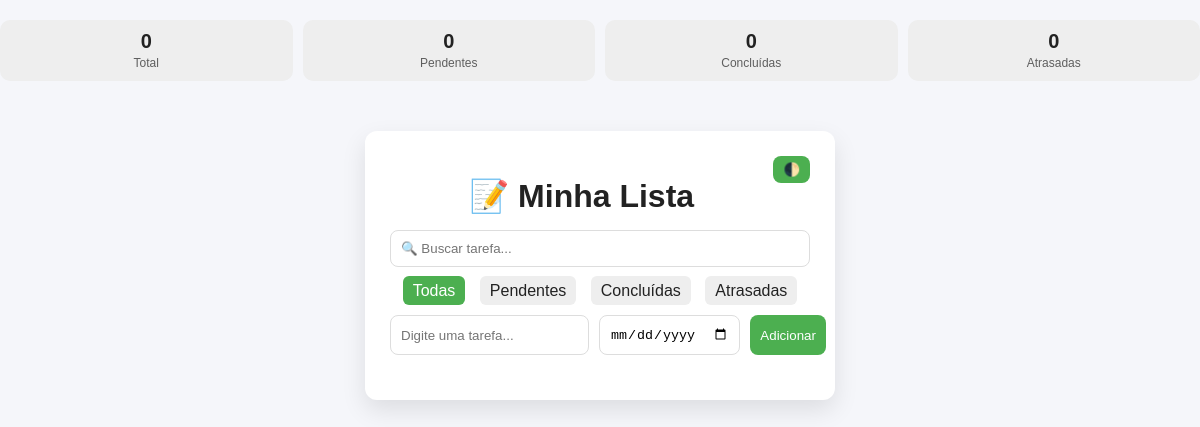
The app's page /, older data.
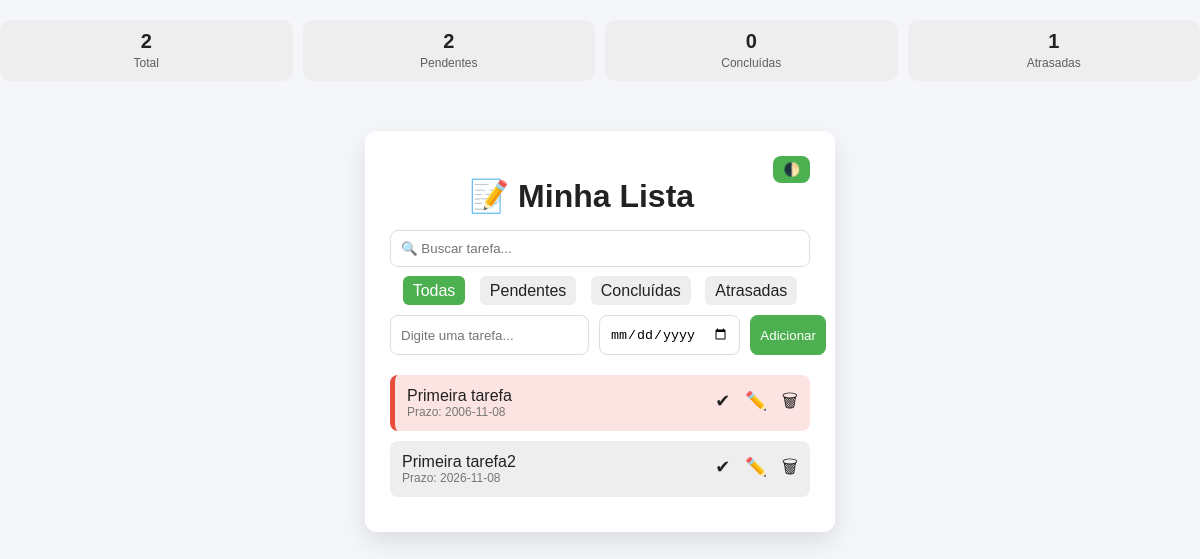
The same page, newer data.
### tables this page shows
CREATE TABLE tasks (
	id INTEGER PRIMARY KEY AUTOINCREMENT,
	title TEXT,
	done INTEGER
, deadline TEXT);

### app.py (the view)
@app.route('/')
def index():
    filtro = request.args.get("filtro", "todas")
    busca = request.args.get("busca", "").lower()
    db = get_db()
    tasks = db.execute("SELECT * FROM tasks").fetchall()
    today = date.today()
    tasks_filtradas = []
    for task in tasks:
        deadline = task[3]
        done = task[2]
        title = task[1].lower()
        if busca and busca not in title:
            continue
        overdue = False
        if deadline:
            task_date = date.fromisoformat(deadline)
            if task_date < today and done == 0:
                overdue = True
        if filtro == "pendentes" and done:
            continue
        elif filtro == "concluídas" and not done:
            continue
        elif filtro == "atrasadas" and not overdue:
            continue
        tasks_filtradas.append({
            "id": task[0],
            "title": task[1],
            "done": done,
            "deadline": deadline,
            "overdue": overdue,
        })
    total = len(tasks_filtradas)
    pendentes = len([task for task in tasks_filtradas if not task["done"]])
    concluidas = len([task for task in tasks_filtradas if task["done"]])
    atrasadas = len([task for task in tasks_filtradas if task["overdue"]])
    return render_template(
        "index.html",
        tasks=tasks_filtradas,
        filtro=filtro,
        busca=busca,
        total=total,
        pendentes=pendentes,
        concluidas=concluidas,
        atrasadas=atrasadas
    )

### app.py (called while the page is built)
def get_db():
    return sqlite3.connect("database.db")

### templates/index.html (shortened to what this page needs)
<!DOCTYPE html>
<html lang="pt-br">
<head>
    <div class="stats">
        <div class="card">
            <strong>{{ total }}</strong>
            <span>Total</span>
        </div>
        <div class="card">
            <strong>{{ pendentes }}</strong>
            <span>Pendentes</span>
        </div>
        <div class="card">
            <strong>{{ concluidas }}</strong>
            <span>Concluídas</span>
        </div>
        <div class="card">
            <strong>{{ atrasadas }}</strong>
            <span>Atrasadas</span>
        </div>
    </div>
    <link rel="stylesheet" href="{{ url_for('static', filename='style.css') }}">
</head>
<body>
<div class="container">
    <button class="theme-btn" onclick="toggleTheme()">🌓</button>
    <h1>📝 Minha Lista</h1>
     <form method="GET" class="busca-form">
        <input
            type="text"
            name="busca"
            placeholder="🔍 Buscar tarefa..."
            value="{{ busca }}"
        >
     </form>
    <div class="filtros">
        <a href="/?filtro=todas" class="{% if filtro == 'todas' %}ativo{% endif %}">Todas</a>
        <a href="/?filtro=pendentes" class="{% if filtro == 'pendentes' %}ativo{% endif %}">Pendentes</a>
        <a href="/?filtro=concluidas" class="{% if filtro == 'concluidas' %}ativo{% endif %}">Concluídas</a>
        <a href="/?filtro=atrasadas" class="{% if filtro == 'atrasadas' %}ativo{% endif %}">Atrasadas</a>
    </div>
    <form action="/add" method="POST">
        <input type="text" name="task" placeholder="Digite uma tarefa..." required>
        <input type="date" name="deadline">
        <button type="submit">Adicionar</button>
    </form>
    <ul>
        {% for task in tasks %}
            <li class="
                {% if task.overdue %}overdue{% endif %}
            ">
                <div>
                    <span>{{ task.title }}</span>
                    {% if task.deadline %}
                        <small>Prazo: {{ task.deadline }}</small>
                    {% endif %}
                </div>
                <div class="actions">
                    {% if not task.done %}
                        <a href="/done/{{ task.id }}">✔</a>
                    {% endif %}
                    <a href="/edit/{{ task.id }}">✏️</a>
                    <a href="/delete/{{ task.id }}">🗑</a>
                </div>
            </li>
        {% endfor %}
    </ul>
</div>
</body>
</html>

Row changes from the older to the newer data that the page shows:
added tasks: title "Primeira tarefa", deadline "2006-11-08"
added tasks: title "Primeira tarefa2", deadline "2026-11-08"
Text that changed along with them:
{{ total }}: "0" → "2"
{{ pendentes }}: "0" → "2"
{{ atrasadas }}: "0" → "1"
